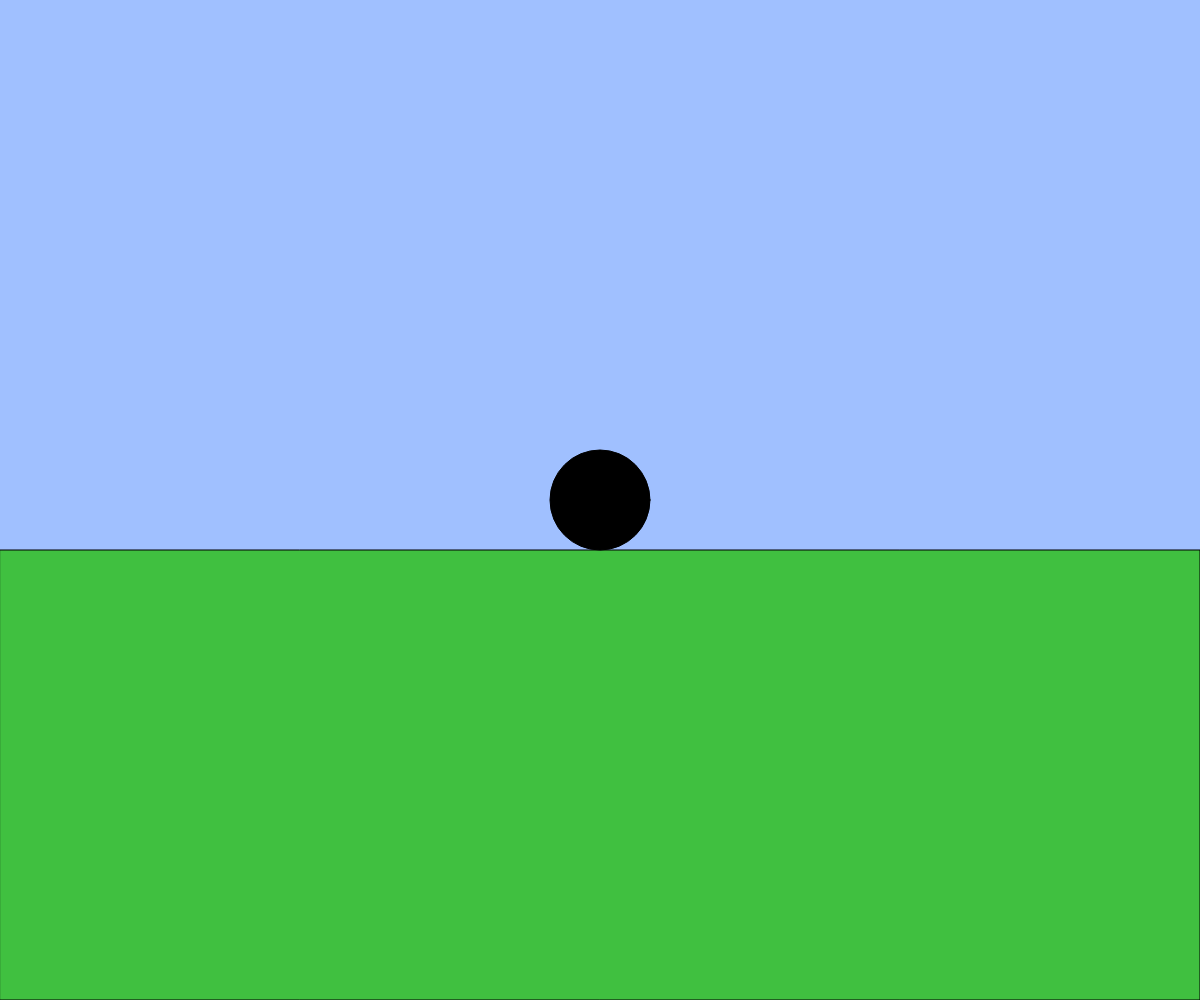
Frame 1 (no input)
Frame 60 (no input): identical to frame 1, image omitted
Frame 120 (the mouse pressed at the canvas centre since frame 60): identical to frame 1, image omitted

The p5.js sketch that drew this single still picture (run headless with seeded random() and noise() and a simulated clock; from frame 60 on, the mouse is pressed at the canvas centre):

// p5.js sketch
// ── sketch.js
// 2D アニメーションゲームのようなインタラクション
let x, y;
let vx, vy;
const g = 1;

function setup(){
  createCanvas(windowWidth, windowHeight);
  x = width / 2;
  y = height / 2;
  vx = 0;
  vy = 0;
}

function windowResized(){
  resizeCanvas(windowWidth, windowHeight);
}

function draw(){
  background(160, 192, 255);
  const size = height * 0.1; // キャラクターのサイズ

  // 地面を描く
  const groundY = height * 0.55;
  fill(64, 192, 64);
  rect(0, groundY, width, height - groundY);

  // BLANK[1] キャラクターの左右移動
  if(keyIsDown(LEFT_ARROW)){ x -= 5; } 
  if(keyIsDown(RIGHT_ARROW)){ x += 5; }

  if(keyIsDown(LEFT_ARROW && SHIFT)){ x -= 10; }
  if(keyIsDown(RIGHT_ARROW && CONTROL)){ x += 10; }



  // BLANK[2] 重力とジャンプ  
  vy += g;  

  if(key == " "){ vx = -50 * vx; }
  if(key == " "&& y==groundY-size/2){ vy = -50 * vy; }
 
   y = constrain(y, 0, height);
 
  

  // 速くなりすぎないように制限
  vx = constrain(vx, -20, 20);
  vy = constrain(vy, -20, 20);

  // 位置を更新
  x += vx;
  y += vy;  

if (y > groundY - size/2) {
  y = groundY - size/2;
  vy = 0;
}

  // キャラクターを描く
  fill(0);
  ellipse(x, y, size, size);
}
